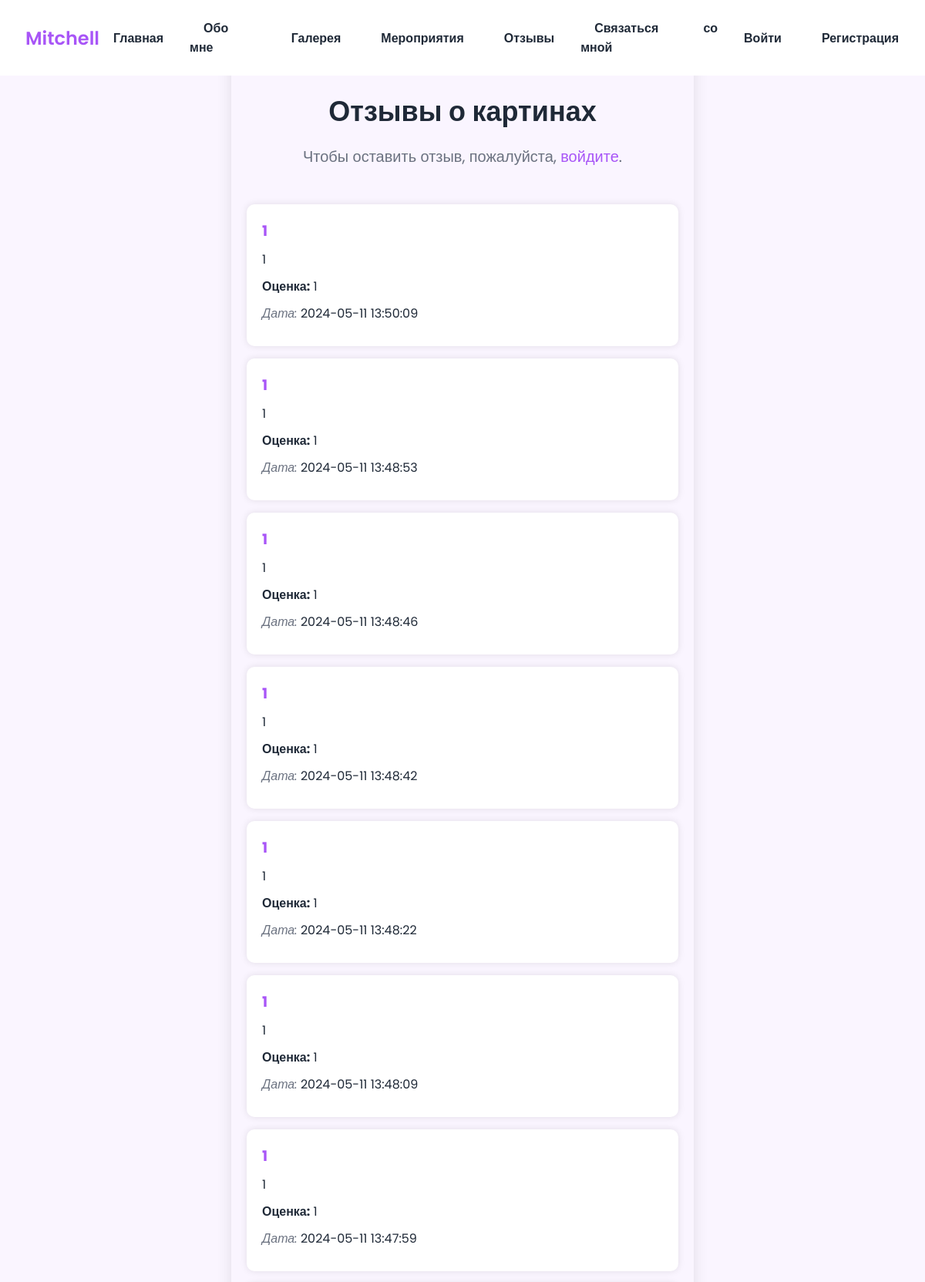
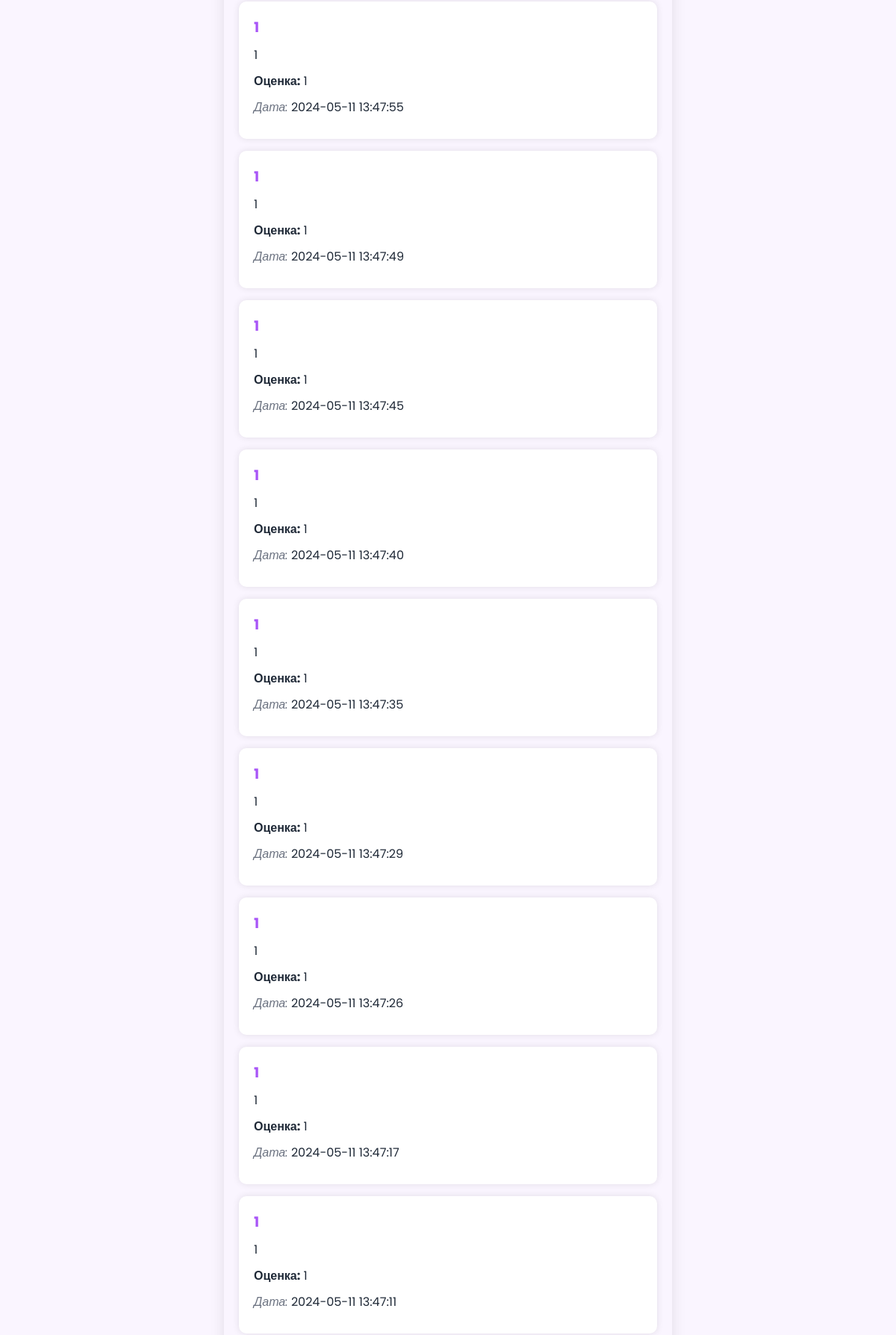
Screenshot of /reviews.php (upper part) with the database file from the repository (2 pictures, top to bottom).
### tables this page shows
CREATE TABLE `reviews` (
  `id` int NOT NULL,
  `name` varchar(255) NOT NULL,
  `comment` text NOT NULL,
  `rating` int NOT NULL,
  `created_at` timestamp NULL DEFAULT CURRENT_TIMESTAMP
);

### reviews.php (the view, shortened to what this page needs)
<?php
$mysqli = new mysqli("localhost", "root", "", "gallery");
$result = $mysqli->query("SELECT name, comment, rating, created_at FROM reviews ORDER BY created_at DESC");
function displayReviews($result) {
    if ($result->num_rows > 0) {
        while ($row = $result->fetch_assoc()) {
            echo "<div class='review'>";
            echo "<h3>{$row['name']}</h3>";
            echo "<p>{$row['comment']}</p>";
            echo "<p><strong>Оценка:</strong> {$row['rating']}</p>";
            echo "<p><em>Дата:</em> {$row['created_at']}</p>";
            echo "</div>";
        }
    } else {
        echo "Пока нет отзывов.";
    }
}
$isLoggedIn = isset($_SESSION["username"]);
$isAdmin = isset($_SESSION["role"]) && $_SESSION["role"] == "admin";
if (isset($_SESSION["username"])) {
    echo '<a href="logout.php">Выйти</a>';
} else {
    echo '<a href="login.php">Войти</a>';
}
?>
<!DOCTYPE html>
<html lang="en">
  <head>
    <link
      href="https://cdn.jsdelivr.net/npm/remixicon@3.2.0/fonts/remixicon.css"
      rel="stylesheet"
    />
    <link rel="stylesheet" href="css/styles.css" />
  </head>
<body>
<nav>
      <div class="nav__content">
        <div class="logo"><a href="index.php">Mitchell</a></div>
        <ul>
        <li><a href="index.php">Главная</a></li>
                <li><a href="about-me.php">Обо мне</a></li>
                <li><a href="gallery.php">Галерея</a></li>
                <li><a href="events.php">Мероприятия</a></li>
                <li><a href="reviews.php">Отзывы</a></li>
                <li><a href="contact.php">Связаться со мной</a></li>
                <?php
                if ($isLoggedIn) {
                  echo '<li><a href="custom_order.php">Картина на заказ </a></li>';
                    echo '<li><a href="logout.php">Выйти</a></li>';
                    if ($isAdmin) {
                        echo '<li><a href="admin.php">Панель админа</a></li>';
                    }
                } else {
                    echo '<li><a href="login.php">Войти</a></li>';
                    echo '<li><a href="register.php">Регистрация</a></li>';
                }
                ?>
            </ul>
      </div>
    </nav>
    <section class="section__container">
        <div class="content">
        <form action="reviews.php" method="post">
    <h1 class="title">Отзывы о картинах</h1>
    <?php if ($isLoggedIn): ?>
        <label for="name">Имя:</label>
        <input type="text" id="name" name="name" required>
        <label for="comment">Комментарий:</label>
        <textarea id="comment" name="comment" required></textarea>
        <label for="rating">Оценка (от 1 до 5):</label>
        <input type="number" id="rating" name="rating" min="1" max="5" required>
        <input type="submit" class="submit-button" value="Оставить отзыв">
    <?php else: ?>
        <p class="description">Чтобы оставить отзыв, пожалуйста, <a href="login.php">войдите</a>.</p>
    <?php endif; ?>
</form>
            <div class="reviews">
                <?php displayReviews($result); ?>
            </div>
        </div>
    </section>
</body>
</html>

### css/styles.css (style rules this page uses)
:root { --primary-color: #a855f7; --primary-color-dark: #9333ea; --secondary-color: #ca8a04; --text-dark: #1f2937; --text-light: #6b7280; --extra-light: #faf5ff; --max-width: 1500px; }
* { padding: 0; margin: 0; box-sizing: border-box; }
a { text-decoration: none; }
body { font-family: "Poppins", sans-serif; }
nav { width: 100%; position: fixed; top: 0; left: 0; background-color: #ffffff; z-index: 99; }
.nav__content { max-width: var(--max-width); margin: auto; padding: 1.5rem 1rem; display: flex; align-items: center; justify-content: space-between; }
nav .logo a { font-size: 1.5rem; font-weight: 600; color: var(--primary-color); transition: 0.3s; }
ul { display: flex; align-items: center; gap: 1rem; list-style: none; transition: left 0.3s; }
ul li a { padding: 0.5rem 1rem; border: 2px solid transparent; text-decoration: none; font-weight: 600; color: var(--text-dark); transition: 0.3s; }
.section__container { min-height: 100vh; max-width: var(--max-width); margin: auto; padding: 1rem; display: grid; grid-template-columns: repeat(2, 1fr); gap: 4rem; }
.content { display: flex; flex-direction: column; justify-content: center; }
.title { font-size: 2.5rem; font-weight: 400; line-height: 3rem; color: var(--text-dark); margin-bottom: 1rem; }
.description { line-height: 1.8rem; color: var(--text-light); margin-bottom: 2rem; font-size: 20px; }

### reviews.php (style rules this page uses)
nav { padding-left: 17px; box-sizing: border-box; }
body { background-color: var(--extra-light); }
.review { background-color: #ffffff; border-radius: 5px; padding: 1rem; margin-bottom: 1rem; box-shadow: 0 0 10px rgba(0, 0, 0, 0.1); }
.review h3 { color: var(--primary-color); margin-bottom: 0.5rem; }
.review p { color: var(--text-dark); margin-bottom: 0.5rem; }
.review em { color: var(--text-light); }
form { margin-top: 60px; text-align: center; }
.section__container { max-width: var(--max-width); display: flex; justify-content: center; align-items: center; background-color: var(--extra-light); }
.content { max-width: 600px; width: 100%; padding: 20px; background-color: var(--extra-light); border-radius: 10px; box-shadow: 0 0 20px rgba(0, 0, 0, 0.1); text-align: center; }
.title { color: var(--text-dark); margin-bottom: 20px; }
form { margin-bottom: 20px; text-align: center; }
.reviews { justify-content: center; }
.review { border-radius: 10px; padding: 20px; box-shadow: 0 0 10px rgba(0, 0, 0, 0.1); text-align: left; }
.review h3 { color: var(--primary-color); margin-bottom: 10px; }
.review p { color: var(--text-dark); margin-bottom: 10px; }
.title { margin-top: 0rem; font-size: 36px; font-weight: 600; line-height: 1.; color: var(--text-dark); margin-bottom: 1rem; }
.description { font-size: 20px; line-height: 1.8em; color: var(--text-light); margin-bottom: 1.5rem; }
.description a { font-size: 20px; line-height: 1.8em; color: var(--primary-color); margin-bottom: 1.5rem; }
body { text-align: justify; }

### rows the page displays
reviews: name "1", comment "1", rating "1", created_at "2024-05-11 13:50:09"
reviews: name "1", comment "1", rating "1", created_at "2024-05-11 13:48:53"
reviews: name "1", comment "1", rating "1", created_at "2024-05-11 13:48:46"
reviews: name "1", comment "1", rating "1", created_at "2024-05-11 13:48:42"
reviews: name "1", comment "1", rating "1", created_at "2024-05-11 13:48:22"
reviews: name "1", comment "1", rating "1", created_at "2024-05-11 13:48:09"
reviews: name "1", comment "1", rating "1", created_at "2024-05-11 13:47:59"
reviews: name "1", comment "1", rating "1", created_at "2024-05-11 13:47:55"
reviews: name "1", comment "1", rating "1", created_at "2024-05-11 13:47:49"
reviews: name "1", comment "1", rating "1", created_at "2024-05-11 13:47:45"
reviews: name "1", comment "1", rating "1", created_at "2024-05-11 13:47:40"
reviews: name "1", comment "1", rating "1", created_at "2024-05-11 13:47:35"
reviews: name "1", comment "1", rating "1", created_at "2024-05-11 13:47:29"
reviews: name "1", comment "1", rating "1", created_at "2024-05-11 13:47:26"
reviews: name "1", comment "1", rating "1", created_at "2024-05-11 13:47:17"
reviews: name "1", comment "1", rating "1", created_at "2024-05-11 13:47:11"
